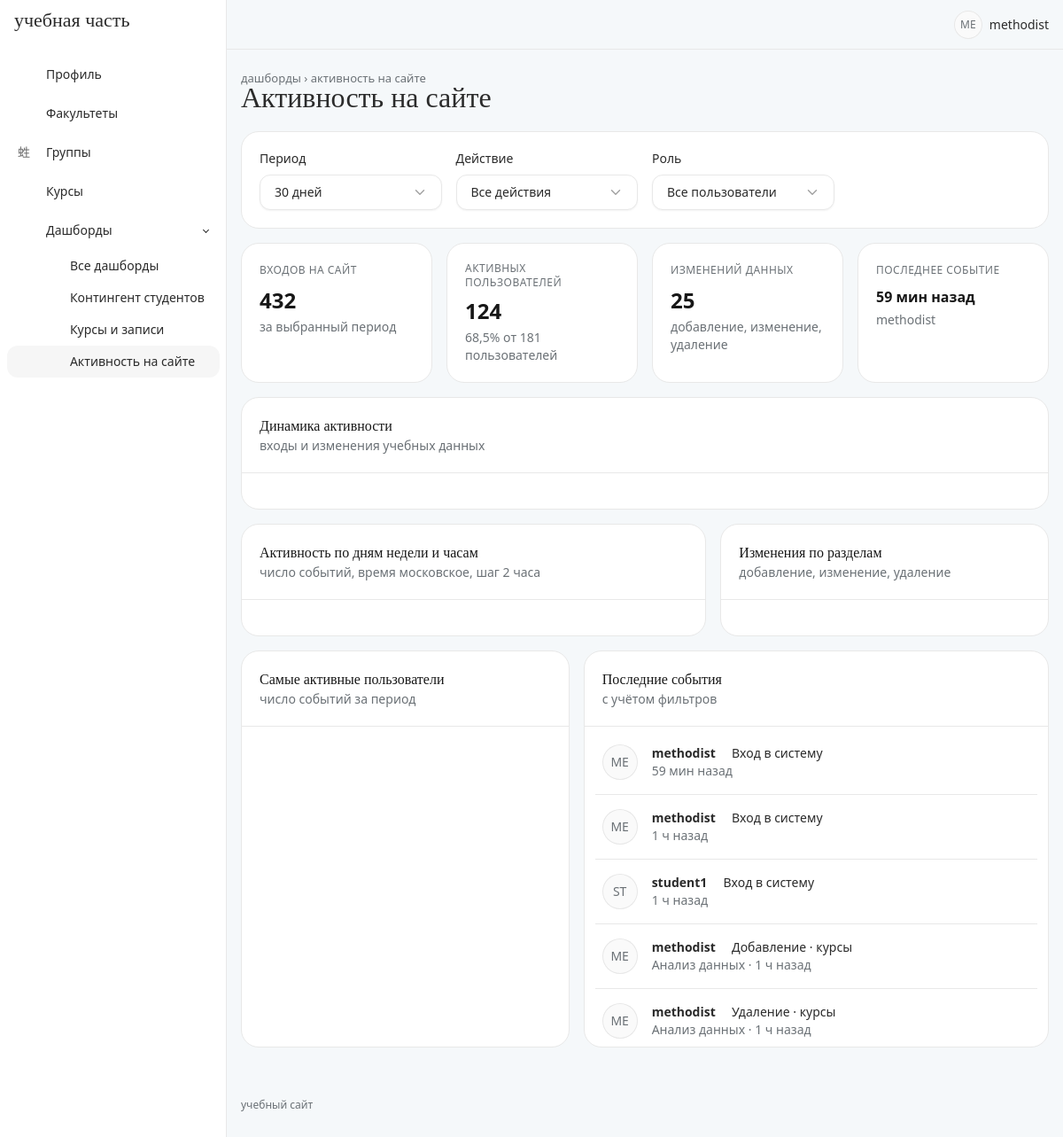
/dashboards/activity/ (signed in), run on the app's committed database.
### accounts/models.py (models this page shows, shortened)
class Department(models.Model):
    name = models.CharField(max_length=200)

class AcademicGroup(models.Model):
    name = models.CharField(max_length=50)
    department = models.ForeignKey(
        Department,
        on_delete=models.CASCADE,
        related_name='groups')

### dashboards/models.py (models this page shows, shortened)
class ActivityEvent(models.Model):
    class Action(models.TextChoices):
        LOGIN = 'login', 'Вход в систему'
        CREATE = 'create', 'Добавление'
        UPDATE = 'update', 'Изменение'
        DELETE = 'delete', 'Удаление'
    class Section(models.TextChoices):
        AUTH = 'auth', 'Авторизация'
        DEPARTMENT = 'department', 'Факультеты'
        GROUP = 'group', 'Учебные группы'
        COURSE = 'course', 'Курсы'
    CHANGES = [Action.CREATE, Action.UPDATE, Action.DELETE]
    user = models.ForeignKey(User, on_delete=models.SET_NULL, null=True, blank=True,
                             related_name='activity_events', verbose_name='Пользователь')
    action = models.CharField('Действие', max_length=10, choices=Action.choices)
    section = models.CharField('Раздел', max_length=20, choices=Section.choices)
    object_repr = models.CharField('Объект', max_length=255, blank=True)
    created_at = models.DateTimeField('Время', default=timezone.now, db_index=True)
    class Meta:
        ordering = ['-created_at']
        verbose_name = 'Событие'
        verbose_name_plural = 'Журнал событий'

### dashboards/views.py (the view)
# urls.py: path('<slug:slug>/', views.dashboard_page, name='dashboard_page'),
@login_required
def dashboard_page(request, slug):
    dashboard = get_dashboard(request, slug)
    return render(request, f'dashboards/{slug}.html', {'dashboard': dashboard, 'data': dashboard.build()})

### dashboards/context_processors.py (called while the page is built)
def dashboards_nav(request):
    if not request.user.is_authenticated:
        return {'nav_dashboards': []}
    return {'nav_dashboards': available_dashboards(request.user)}

### dashboards/services.py (called while the page is built)
def department_filter():
    return Filter('department', 'Факультет',
                  lambda: [(d.pk, d.name) for d in Department.objects.order_by('name')],
                  all_label='Все факультеты')

def group_filter():
    return Filter('group', 'Группа',
                  lambda: [(g.pk, g.name, g.department_id) for g in AcademicGroup.objects.order_by('name')],
                  all_label='Все группы')

def available_dashboards(user):
    return [d for d in DASHBOARDS.values() if d.allowed(user)]

    def options(self, department=None):
        items = self.choices() if callable(self.choices) else self.choices
        return [{'value': item[0], 'label': item[1]}
                for item in items if len(item) < 3 or not department or item[2] == department]

    def clean(self, raw, department=None):
        for option in self.options(department):
            if str(option['value']) == raw:
                return option['value']
        return self.default

    @classmethod
    def allowed(cls, user):
        return not cls.methodist_only or user.is_superuser or user.groups.filter(name=METHODIST).exists()

    def filter_fields(self):
        return [{'filter': f, 'options': f.options(self.values.get('department')), 'current': self.values[f.name]}
                for f in self.filters]

    def events(self, since):
        events = ActivityEvent.objects.filter(created_at__gte=since)
        if self.values['action'] == 'login':
            events = events.filter(action=ActivityEvent.Action.LOGIN)
        if self.values['action'] == 'changes':
            events = events.filter(action__in=ActivityEvent.CHANGES)
        if self.values['role'] == 'student':
            events = events.filter(user__student_profile__isnull=False)
        if self.values['role'] == 'methodist':
            events = events.filter(user__groups__name=METHODIST)
        return events

### dashboards/templatetags/dashboard_ui.py (called while the page is built)
@register.inclusion_tag('components/kpi_card.html')
def kpi_card(label, icon, item):
    return {'label': label, 'icon': icon, 'item': item, 'is_number': not isinstance(item['value'], str)}

@register.inclusion_tag('components/chart_card.html')
def chart_card(key, title, type, subtitle='', height=300):
    return {'key': key, 'title': title, 'type': type, 'subtitle': subtitle, 'height': height}

### templates/dashboards/activity.html
{% extends 'dashboards/base_dashboard.html' %}
{% load dashboard_ui %}
{% block widgets %}
<div class="row row-cards">
    <div class="col-6 col-lg-3">{% kpi_card 'Входов на сайт' 'login' data.kpis.logins %}</div>
    <div class="col-6 col-lg-3">{% kpi_card 'Активных пользователей' 'user-check' data.kpis.active %}</div>
    <div class="col-6 col-lg-3">{% kpi_card 'Изменений данных' 'pencil' data.kpis.changes %}</div>
    <div class="col-6 col-lg-3">{% kpi_card 'Последнее событие' 'clock' data.kpis.last %}</div>
    <div class="col-12">
        {% chart_card 'timeline' 'Динамика активности' 'column' 'входы и изменения учебных данных' height=280 %}
    </div>
    <div class="col-12 col-xl-7">
        {% chart_card 'heatmap' 'Активность по дням недели и часам' 'heatmap' 'число событий, время московское, шаг 2 часа' %}
    </div>
    <div class="col-12 col-md-6 col-xl-5">
        {% chart_card 'sections' 'Изменения по разделам' 'donut' 'добавление, изменение, удаление' %}
    </div>
    <div class="col-12 col-md-6 col-xl-5">
        {% chart_card 'top_users' 'Самые активные пользователи' 'hbar' 'число событий за период' height=320 %}
    </div>
    <div class="col-12 col-xl-7">
        <div class="card" style="height: 28rem">
            <div class="card-header">
                <div>
                    <h3 class="card-title">Последние события</h3>
                    <p class="card-subtitle">с учётом фильтров</p>
                </div>
            </div>
            <div class="card-body card-body-scrollable card-body-scrollable-shadow">
                <div class="divide-y">
                    {% for item in data.feed %}
                        <div class="row">
                            <div class="col-auto"><span class="avatar">{{ item.user|slice:':2'|upper }}</span></div>
                            <div class="col">
                                <div class="text-truncate"><strong>{{ item.user }}</strong> <i class="ti ti-{{ item.icon }}"></i> {{ item.text }}</div>
                                <div class="text-secondary">{% if item.object %}{{ item.object }} · {% endif %}{{ item.ago }}</div>
                            </div>
                        </div>
                    {% empty %}
                        <div class="text-secondary">Событий нет</div>
                    {% endfor %}
                </div>
            </div>
        </div>
    </div>
</div>
{% endblock %}

### templates/base.html (shortened to what this page needs)
{% load static %}
<!DOCTYPE html>
<html lang="ru" data-bs-theme="light" data-bs-navbar-position="vertical">
<head>
    <link rel="stylesheet" href="{% static 'core/dist/css/tabler.min.css' %}">
    <link rel="stylesheet" href="{% static 'core/dist/css/tabler-vendors.min.css' %}">
    <link rel="stylesheet" href="{% static 'vendor/tabler-icons/tabler-icons.min.css' %}">
    <link rel="stylesheet" href="{% static 'css/theme.css' %}?v=5">
    <link rel="stylesheet" href="{% static 'css/style.css' %}?v=5">
</head>
<body>
<div class="page">
    <aside class="navbar navbar-vertical navbar-expand-lg">
        <div class="container-fluid">
            <a href="/profile/" class="navbar-brand text-reset">учебная часть</a>
            <div class="collapse navbar-collapse" id="sidebar-menu">
                <ul class="navbar-nav pt-lg-3">
                    <li class="nav-item {% if request.path == '/profile/' %}active{% endif %}">
                        <a class="nav-link" href="/profile/">
                            <span class="nav-link-icon"><i class="ti ti-user-circle"></i></span>
                            <span class="nav-link-title">Профиль</span>
                        </a>
                    </li>
                    <li class="nav-item {% if request.path|slice:':13' == '/departments/' %}active{% endif %}">
                        <a class="nav-link" href="/departments/">
                            <span class="nav-link-icon"><i class="ti ti-building"></i></span>
                            <span class="nav-link-title">Факультеты</span>
                        </a>
                    </li>
                    <li class="nav-item {% if request.path|slice:':8' == '/groups/' %}active{% endif %}">
                        <a class="nav-link" href="/groups/">
                            <span class="nav-link-icon"><i class="ti ti-users-group"></i></span>
                            <span class="nav-link-title">Группы</span>
                        </a>
                    </li>
                    <li class="nav-item {% if request.path|slice:':9' == '/courses/' %}active{% endif %}">
                        <a class="nav-link" href="/courses/">
                            <span class="nav-link-icon"><i class="ti ti-book"></i></span>
                            <span class="nav-link-title">Курсы</span>
                        </a>
                    </li>
                    {% if nav_dashboards %}
                    <li class="nav-item dropdown {% if '/dashboards/' in request.path %}active{% endif %}">
                        <a class="nav-link dropdown-toggle {% if '/dashboards/' in request.path %}show{% endif %}" href="#navbar-dashboards"
                           data-bs-toggle="dropdown" data-bs-auto-close="false" role="button"
                           aria-expanded="{% if '/dashboards/' in request.path %}true{% else %}false{% endif %}">
                            <span class="nav-link-icon"><i class="ti ti-chart-pie"></i></span>
                            <span class="nav-link-title">Дашборды</span>
                        </a>
                        <div class="dropdown-menu {% if '/dashboards/' in request.path %}show{% endif %}">
                            <a class="dropdown-item {% if request.path == '/dashboards/' %}active{% endif %}" href="/dashboards/">
                                <i class="ti ti-layout-dashboard me-2"></i>Все дашборды
                            </a>
                            {% for item in nav_dashboards %}
                                <a class="dropdown-item {% if item.slug in request.path %}active{% endif %}" href="/dashboards/{{ item.slug }}/">
                                    <i class="ti ti-{{ item.icon }} me-2"></i>{{ item.title }}
                                </a>
                            {% endfor %}
                        </div>
                    </li>
                    {% endif %}
                </ul>
            </div>
        </div>
    </aside>
    <header class="navbar navbar-expand-md d-none d-lg-flex">
        <div class="container-xl">
            <div class="navbar-nav flex-row ms-auto align-items-center">
                <a href="?theme=dark" class="nav-link hide-theme-dark" title="Тёмная тема">
                    <i class="ti ti-moon fs-2 header-icon"></i>
                </a>
                {% if user.is_authenticated %}
                <div class="nav-item dropdown ms-3">
                    <a href="#" class="nav-link d-flex align-items-center gap-2 p-0" data-bs-toggle="dropdown">
                        <span class="avatar avatar-sm">{{ user.username|slice:":2"|upper }}</span>
                        <span>{{ user.username }}</span>
                    </a>
                </div>
                {% endif %}
            </div>
        </div>
    </header>
    <div class="page-wrapper">
        <div class="page-header">
            <div class="container-xl">
                <div class="row g-2 align-items-center">
                    <div class="col">
                        <div class="page-pretitle">{% block pretitle %}учебные данные{% endblock %}</div>
                        <h2 class="page-title">{% block page_title %}{% endblock %}</h2>
                    </div>
                </div>
            </div>
        </div>
        <div class="page-body">
            <div class="container-xl">
                {% block content %}{% endblock %}
            </div>
        </div>
        <footer class="footer footer-transparent">
            <div class="container-xl text-secondary">учебный сайт</div>
        </footer>
    </div>
</div>
</body>
</html>

### templates/components/kpi_card.html
<div class="card h-100">
    <div class="card-body">
        <div class="d-flex align-items-center">
            <div class="subheader">{{ label }}</div>
            <i class="ti ti-{{ icon }} fs-2 text-secondary ms-auto"></i>
        </div>
        <div class="{% if is_number %}h1{% else %}h3{% endif %} mt-2 mb-1">{{ item.value }}{{ item.suffix }}</div>
        <div class="text-secondary">{{ item.hint }}</div>
    </div>
</div>

### static/css/theme.css (style rules this page uses)
:root { --app-ice: #f5f8fa; --app-sky: #7eb5d6; --app-cloud: #e8e8e8; --app-charcoal: #2b2b2b; --app-ink: light-dark(#2b2b2b, #e8e8e8); --tblr-font-sans-serif: system-ui, 'Segoe UI', Roboto, Arial, sans-serif; --tblr-primary: #2b2b2b; --tblr-primary-rgb: 43, 43, 43; --tblr-body-bg: light-dark(#f5f8fa, #1f2225); --tblr-bg-surface: light-dark(#ffffff, #2b2b2b); --tblr-body-color: light-dark(#2b2b2b, #e8e8e8); --tblr-secondary: light-dark(#6b7176, #a7adb2); --tblr-border-color: light-dark(#e8e8e8, #3a3e42); --tblr-border-color-translucent: light-dark(#e8e8e8, #3a3e42); --tblr-border-radius: 12px; --tblr-border-radius-lg: 20px; }
h1, h2, h3, .page-title, .card-title, .empty-title, .navbar-brand { font-family: Georgia, 'Times New Roman', serif; font-weight: 500; }
.page-title { font-size: 2rem; }
.page-pretitle { text-transform: lowercase; letter-spacing: 0; font-size: .8125rem; }
.navbar-brand { font-size: 1.375rem; text-transform: lowercase; }
.navbar-vertical .nav-link { border-radius: 999px; }
.navbar-vertical .nav-item.active > .nav-link { background: color-mix(in srgb, var(--app-sky) 30%, transparent); }
.page > header.navbar { background: transparent; border-bottom: 0; }
.card { --tblr-card-box-shadow: none; }
:root { --tblr-chart-1: var(--app-sky); }

### static/css/style.css (style rules this page uses)
.header-icon { color: var(--app-sky); }
.footer { font-size: .75rem; text-transform: lowercase; }

### data on the page
Department: title "Контингент студентов" "Курсы и записи"
ActivityEvent: object "Анализ данных"
ActivityEvent: object "Анализ данных"

### other printed values
{{ item.title }} "Активность на сайте"
{{ user.username|slice:":2"|upper }} "ME"
{{ user.username }} "methodist"
{{ dashboard.title|lower }} "активность на сайте"
{{ dashboard.title }} "Активность на сайте"
{{ item.filter.label }} "Период" "Действие" "Роль"
{{ label }} "ВХОДОВ НА САЙТ АКТИВНЫХ ПОЛЬЗОВАТЕЛЕЙ ИЗМЕНЕНИЙ ДАННЫХ ПОСЛЕДНЕЕ СОБЫТИЕ"
{{ item.value }} "432 124 25 59 мин назад"
{{ item.hint }} "за выбранный период 68,5% от 181 пользователей добавление, изменение, удаление"
{{ item.hint }} "methodist"
{{ title }} "Динамика активности Активность по дням недели и часам Изменения по разделам Самые активные пользователи"
{{ subtitle }} "входы и изменения учебных данных число событий, время московское, шаг 2 часа добавление, изменение, удаление число событий за период"
{{ item.user|slice:':2'|upper }} "ME" "ME" "ST" "ME" "ME"
{{ item.user }} "methodist" "methodist" "student1" "methodist" "methodist"
{{ item.text }} "Вход в систему" "Вход в систему" "Вход в систему" "Добавление · курсы" "Удаление · курсы"
